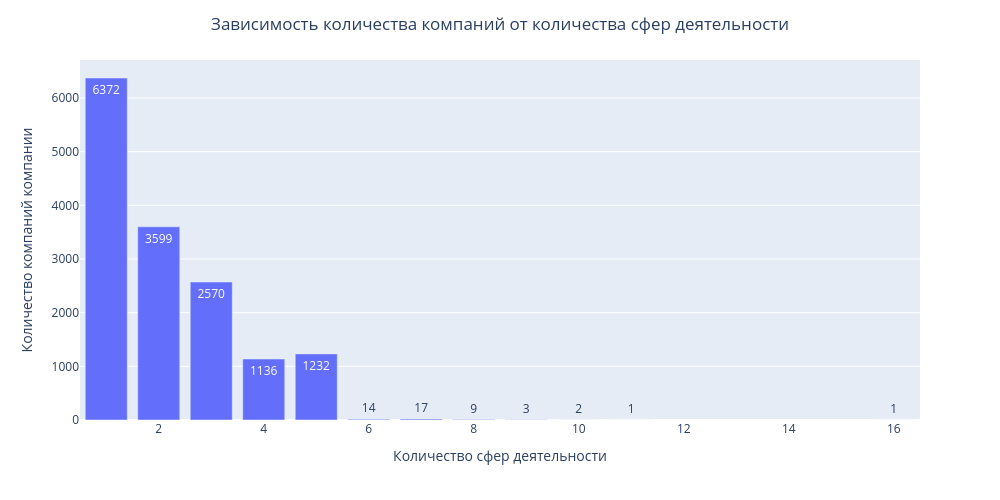

Notebook cell for this chart:
### Code cell
#Строим график
fig = px.bar(
    data_frame=df_7_1, #датафрейм
    x="number_of_industries", #ось x
    y="number_of_employers", #ось y    
    text = 'number_of_employers', #текст на столбцах
    orientation='v', #ориентация графика
    height=500, #высота
    width=1000, #ширина    
)

#Настраиваем график
fig.update_layout(
    title_text='Зависимость количества компаний от количества сфер деятельности', # title of plot
    title_x=0.5, #задаёт горизонтальную позицию заголовка (от 0 до 1)
    xaxis_title_text='Количество сфер деятельности', # xaxis label
    yaxis_title_text='Количество компаний компании', # yaxis label
)

#Выводим график
fig.show()
#fig.write_image('charts\chart_1.png');
#fig.write_html('charts\chart_1.html');

### Figure 1 — Plotly figure (JSON) as saved in the notebook; plotly's stock layout.template omitted (floating-point values rounded to 4 significant figures)
{"data": [{"hovertemplate": "number_of_industries=%{x}<br>number_of_employers=%{text}<extra></extra>", "legendgroup": "", "marker": {"color": "#636efa", "pattern": {"shape": ""}}, "name": "", "orientation": "v", "showlegend": false, "text": [6372.0, 3599.0, 2570.0, 1136.0, 1232.0, 14.0, 17.0, 9.0, 3.0, 2.0, 1.0, 1.0], "textposition": "auto", "type": "bar", "x": [1, 2, 3, 4, 5, 6, 7, 8, 9, 10, 11, 16], "xaxis": "x", "y": [6372, 3599, 2570, 1136, 1232, 14, 17, 9, 3, 2, 1, 1], "yaxis": "y"}], "layout": {"barmode": "relative", "height": 500, "legend": {"tracegroupgap": 0}, "margin": {"t": 60}, "title": {"text": "Зависимость количества компаний от количества сфер деятельности", "x": 0.5}, "width": 1000, "xaxis": {"anchor": "y", "domain": [0, 1], "title": {"text": "Количество сфер деятельности"}}, "yaxis": {"anchor": "x", "domain": [0, 1], "title": {"text": "Количество компаний компании"}}}}
